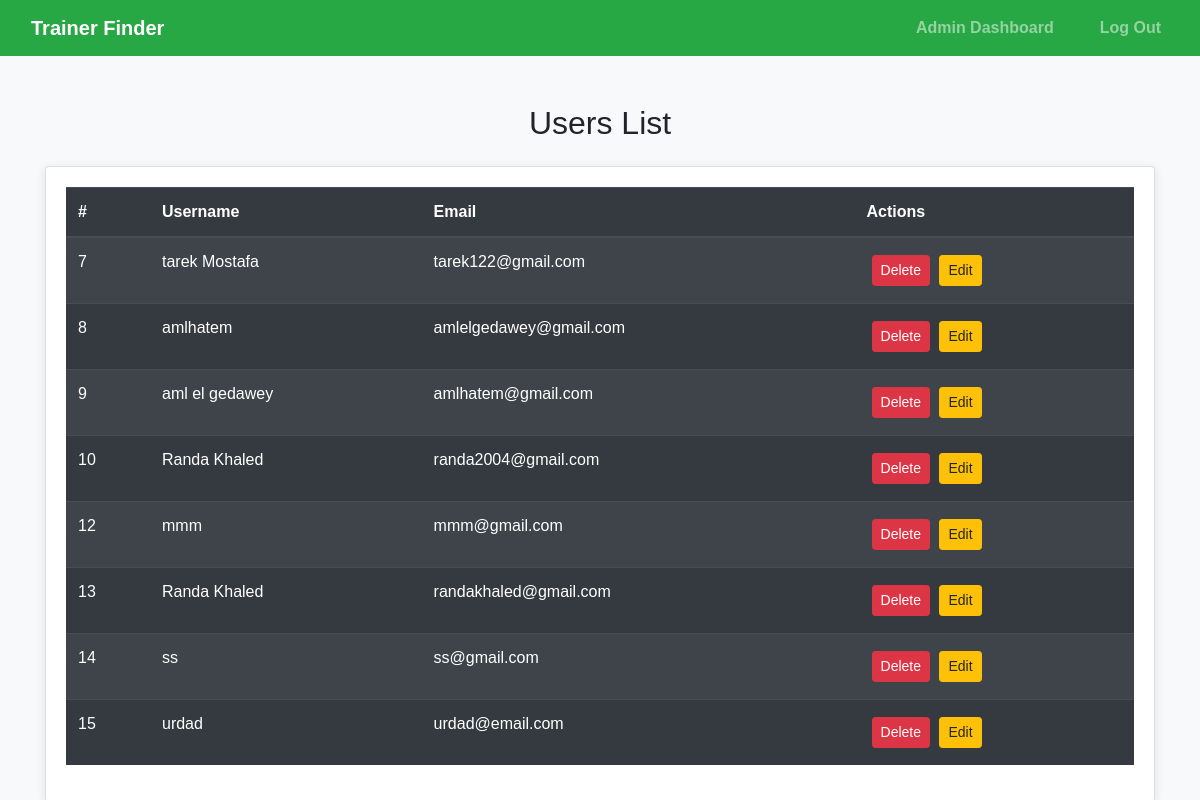
The page /Controllers/AdminController.php?page=users on the database as committed earlier.
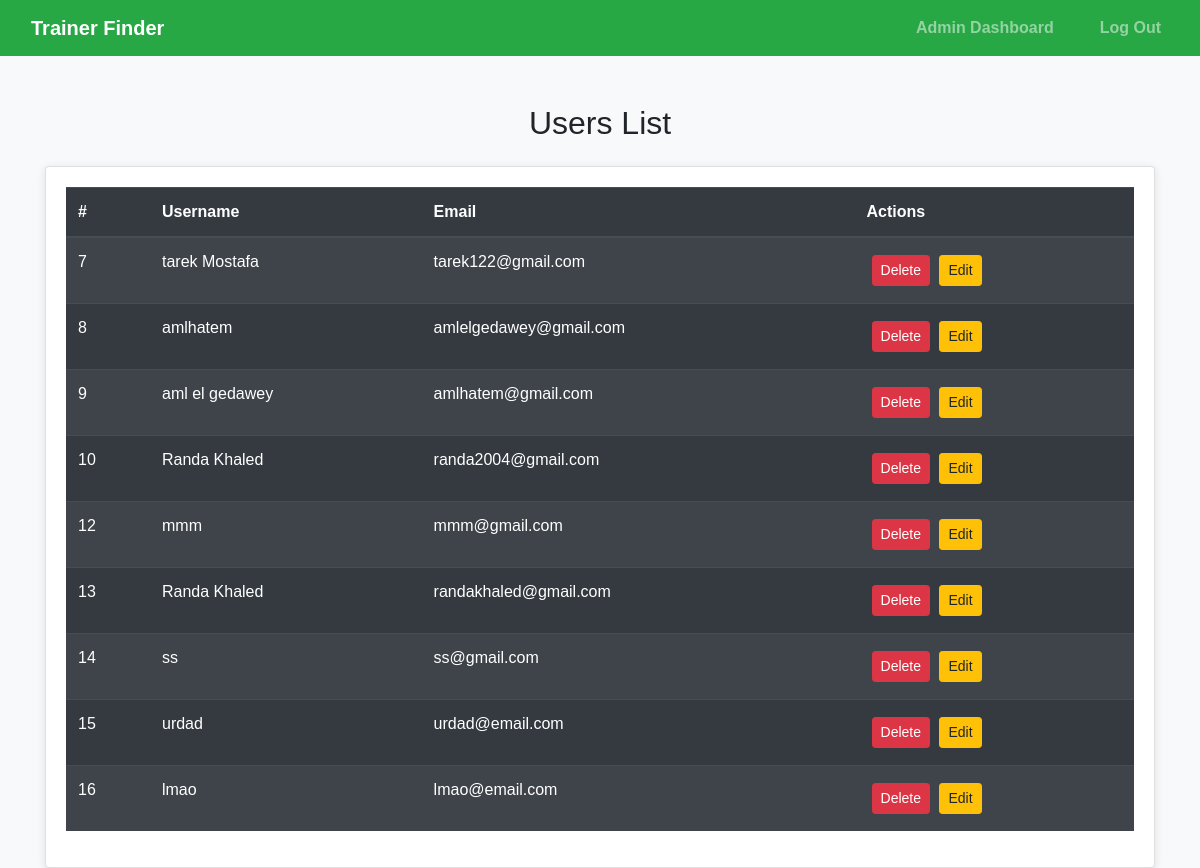
The same page on the database as committed later.
### tables this page shows
CREATE TABLE `users` (
  `id` int(11) NOT NULL,
  `email` varchar(255) NOT NULL,
  `password` varchar(255) NOT NULL,
  `username` varchar(50) NOT NULL,
  `reserved` tinyint(5) DEFAULT NULL COMMENT 'default:0'
);

### Views/userslistView.php (the view, shortened to what this page needs)
<?php
$db = Database::getInstance();
$conn = $db->getConnection();
$users = [];
$sql = "SELECT id, username, email FROM users";
$result = $conn->query($sql);
if ($result && $result->num_rows > 0) {
    while ($row = $result->fetch_assoc()) {
        $users[] = $row;
    }
}
?>
<!DOCTYPE html>
<html lang="en">
<head>
    <link rel="stylesheet" href="../Assets/CSS/lists.css">
    <link rel="stylesheet" href="../Assets/CSS/header-footer.css">
    <link rel="stylesheet" href="https://stackpath.bootstrapcdn.com/bootstrap/4.5.2/css/bootstrap.min.css">
</head>
<body>
<nav class="navbar navbar-expand-lg navbar-dark">
    <a class="navbar-brand" href="#">Trainer Finder</a>
    <div class="collapse navbar-collapse">
        <ul class="navbar-nav ml-auto">
            <li class="nav-item"><a class="nav-link" href="../Views/adminView.php">Admin Dashboard</a></li>
            <li class="nav-item"><a class="nav-link" href="../Views/LoginSignupView.php">Log Out</a></li>
        </ul>
    </div>
</nav>
<div class="container mt-5">
    <h2 class="text-center mb-4">Users List</h2>
    <div class="card">
        <div class="card-body">
            <?php if (!empty($users)): ?>
                <table class="table table-dark table-striped">
                    <thead>
                        <tr>
                            <th>#</th>
                            <th>Username</th>
                            <th>Email</th>
                            <th>Actions</th>
                        </tr>
                    </thead>
                    <tbody>
                        <?php foreach ($users as $user): ?>
                            <tr>
                                <td><?= htmlspecialchars($user['id']) ?></td>
                                <td><?= htmlspecialchars($user['username']) ?></td>
                                <td><?= htmlspecialchars($user['email']) ?></td>
                                <td>
                                    <form method="POST" style="display:inline;" onsubmit="return confirmDelete()">
                                        <button type="submit" class="btn btn-danger btn-sm">Delete</button>
                                    </form>
                                    <button type="button" class="btn btn-warning btn-sm" onclick="openEditModal(
                                        <?= htmlspecialchars($user['id']) ?>,
                                        '<?= htmlspecialchars($user['username']) ?>',
                                        '<?= htmlspecialchars($user['email']) ?>'
                                    )">Edit</button>
                                </td>
                            </tr>
                        <?php endforeach; ?>
                    </tbody>
                </table>
            <?php else: ?>
                <p class="text-center">No users found.</p>
            <?php endif; ?>
        </div>
    </div>
</div>
</body>
</html>

Rows that differ between the two databases and show on the page:
added users: id "16", username "lmao", email "lmao@email.com"
